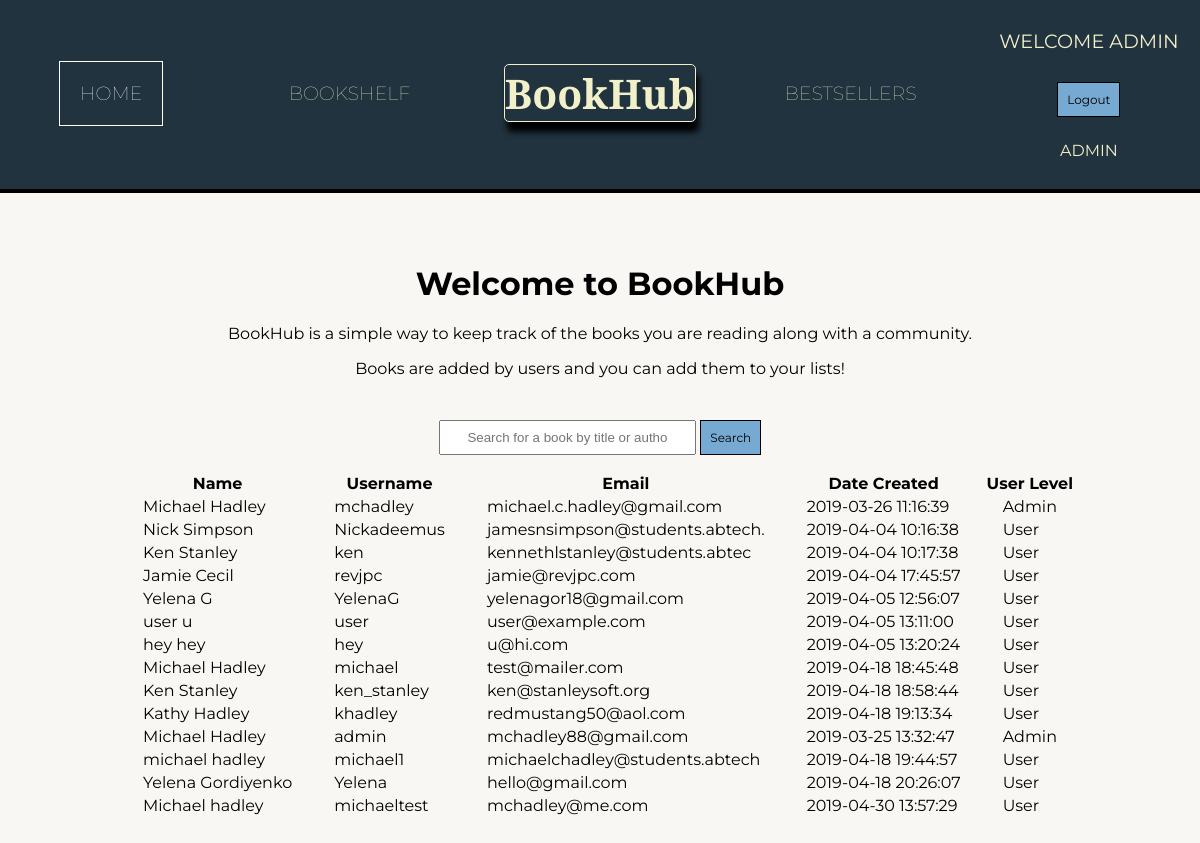
Page /index.php (signed in) on the committed database.
### tables this page shows
CREATE TABLE `users` (
  `id` int(11) unsigned NOT NULL AUTO_INCREMENT,
  `firstName` varchar(20) NOT NULL,
  `lastName` varchar(20) NOT NULL,
  `username` varchar(20) NOT NULL DEFAULT '',
  `password` varchar(255) NOT NULL DEFAULT '',
  `email` varchar(30) NOT NULL DEFAULT '',
  `date_created` datetime NOT NULL DEFAULT CURRENT_TIMESTAMP,
  `type` tinyint(1) NOT NULL DEFAULT '1',
  PRIMARY KEY (`id`)
);

### index.php (the view, shortened to what this page needs)
<?php
include('includes/header.php');
include('includes/navbar.php');
$db = new Db();
$connect = $db->connect();
?>
<div class="body-container">
  <div class="body-one">
    <h1>Welcome to BookHub</h1>
    <p>BookHub is a simple way to keep track of the books you are reading along with a community.</p>
    <p>Books are added by users and you can add them to your lists!</p>
  </div>
  <div class="body-two">
    <form method="POST">
      <input type="text" id="searchBox" name="searchBox" class="form-control"
        placeholder="Search for a book by title or author!">
      <input type="submit" value="Search" name="submit" class="btn">
    </form>
  </div>
<?php
if($_SESSION['level'] === 0){
  $qry = $connect->prepare('SELECT firstName, lastName, username, email, date_created, type FROM users');
  $qry->execute();
  $qry->store_result();
  $qry->bind_result($firstName, $lastName, $user, $email, $dateCreated, $level);
  echo('<div class="body-five"><table><tr>
        <th>Name</th>
        <th>Username</th>
        <th>Email</th>
        <th>Date Created</th>
        <th>User Level</th>
      </tr>');
  while($qry->fetch()){
    $name = $firstName." ".$lastName;
    if($level === 0){
      $lvlName = 'Admin';
    }elseif($level === 1){
      $lvlName = 'User';
    }
    printf("<tr>
              <td>%s</td>
              <td>%s</td>
              <td>%s</td>
              <td>%s</td>
              <td>%s</td>
            </tr>", $name, $user, $email, $dateCreated, $lvlName);
  }
}
?>
</div>
<? include('includes/footer.php'); ?>

### includes/header.php (shortened to what this page needs)
<!DOCTYPE html>
<html lang="en">
  <head>
    <link href="css/styles.css" rel="stylesheet">
  </head>

### includes/navbar.php
<header>
  <nav class="container navLinks">
    <div class="one">
      <a href="index.php">Home</a>
    </div>
    <div class="two">
      <a href="bookshelf.php">Bookshelf</a>
    </div>
    <div class="logo">
      <h1>BookHub</h1>
    </div>
    <div class="three">
      <a href="bestsellers.php">Bestsellers</a>
    </div>
    <div class="four">
      <ul>
        <li id="login">
          <?php include('includes/loginbtn.php'); ?>
        </li>
      </ul>
    </div>
  </nav>
</header>

### includes/loginbtn.php (shortened to what this page needs)
<?php
if(!$_SESSION['loggedin']){
  echo ('<a id="login-trigger" href="#">Log-in/Register</a>
          <div id="login-content">
            <form action="./login.php" method="POST">
              <label for="username" hidden>Username</label>
              <input id="username" type="text" name="username" placeholder="Username" required><br>
              <label for="passwordIn" hidden>Password</label>
              <input type="password" id="passwordIn" name="passwordIn" placeholder="Password" required><br>
              <input type="submit" id="logBtn" name="logBtn" value="Log in">
            </form>
            <a href="register.php">Register</a>
          </div>');
}else{
  echo '<p>Welcome '.$_SESSION['name'].'<br><form method="POST" action="logout.php" id="logout"><input type="submit" value="Logout" name="logout" class="btn"></form></p>';
}
if($_SESSION['level'] === 0){
  echo '<small>Admin</small>';
}
?>

### css/styles.css (style rules this page uses)
.body-container { display: grid; grid-auto-rows: auto; grid-gap: 1em; grid-template-columns: auto; }
nav { align-items: center; background: #21333F; border-bottom: 4px solid black; display: grid; grid-template-columns: repeat(5, 1fr); grid-auto-rows: auto; grid-gap: 1em; padding-bottom: 12px; padding-top: 10px; text-align: center; }
nav ul { padding: 0; }
.one { grid-column: 1; }
.two { grid-column: 2; }
.logo { grid-column: 3; }
.three { grid-column: 4; }
.four { grid-column: 5; }
.body-one { align-items: center; text-align: center; padding-top: 50px; }
.body-two { align-items: center; text-align: center; }
.body-five table { margin: auto; padding-bottom: 200px; }
.navLinks a { color: #F2F0C9; font-family: 'Montserrat', sans-serif; font-size: 19px; font-weight: lighter; text-decoration: none; text-transform: uppercase; }
.navLinks .active { color: white; border: 0.5px solid white; padding: 20px 20px; }
nav li { list-style-type: none; }
#login { color: #F2F0C9; font-family: 'Montserrat', sans-serif; font-size: 1.2em; list-style-type: none; text-decoration: none; text-transform: uppercase; }
input[type=submit] { background-color:rgb(119, 170, 211); border: 1px solid black; font-family: 'Montserrat', sans-serif; font-size: 12px; margin-top: 10px; padding: 9px 9px; text-align: center; }
#searchBox { width: 200px; padding: 0.6em 2em; }
.logo { border: 1px solid; border-radius: 5px; box-shadow: 3px 10px 6px black; color: #F2F0C9; font-family: 'Averia Serif Libre', cursive; font-size: 1.7em; text-decoration: none; margin: 0.3em 1em; }
.logo h1 { margin-top: 0; margin-bottom: 0; }
td { padding-left: 20px; padding-right: 20px; }

### rows in the picture
users: name "Michael Hadley", username "mchadley", email "michael.c.hadley@gmail.com", date_created "2019-03-26 11:16:39", type "Admin"
users: name "Nick Simpson", username "Nickadeemus", email "jamesnsimpson@students.abtech.", date_created "2019-04-04 10:16:38", type "User"
users: name "Ken Stanley", username "ken", email "kennethlstanley@students.abtec", date_created "2019-04-04 10:17:38", type "User"
users: name "Jamie Cecil", username "revjpc", email "jamie@revjpc.com", date_created "2019-04-04 17:45:57", type "User"
users: name "Yelena G", username "YelenaG", email "yelenagor18@gmail.com", date_created "2019-04-05 12:56:07", type "User"
users: name "user u", username "user", email "user@example.com", date_created "2019-04-05 13:11:00", type "User"
users: name "hey hey", username "hey", email "u@hi.com", date_created "2019-04-05 13:20:24", type "User"
users: name "Michael Hadley", username "michael", email "test@mailer.com", date_created "2019-04-18 18:45:48", type "User"
users: name "Ken Stanley", username "ken_stanley", email "ken@stanleysoft.org", date_created "2019-04-18 18:58:44", type "User"
users: name "Kathy Hadley", username "khadley", email "redmustang50@aol.com", date_created "2019-04-18 19:13:34", type "User"
users: name "Michael Hadley", username "admin", email "mchadley88@gmail.com", date_created "2019-03-25 13:32:47", type "Admin"
users: name "michael hadley", username "michael1", email "michaelchadley@students.abtech", date_created "2019-04-18 19:44:57", type "User"
users: name "Yelena Gordiyenko", username "Yelena", email "hello@gmail.com", date_created "2019-04-18 20:26:07", type "User"
users: name "Michael hadley", username "michaeltest", email "mchadley@me.com", date_created "2019-04-30 13:57:29", type "User"

### other values in the picture
$_SESSION['name'] "ADMIN"
